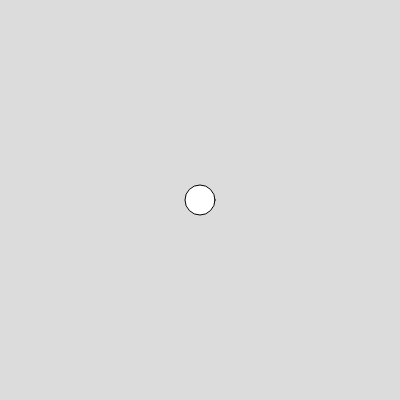
Frame 1 (no input)
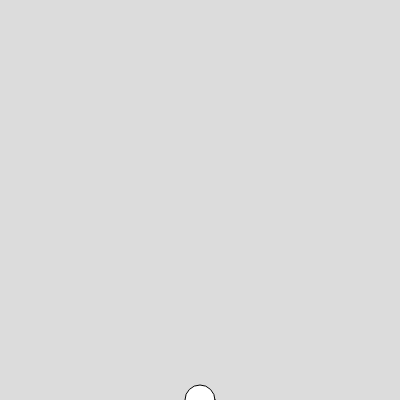
Frame 60 (no input)
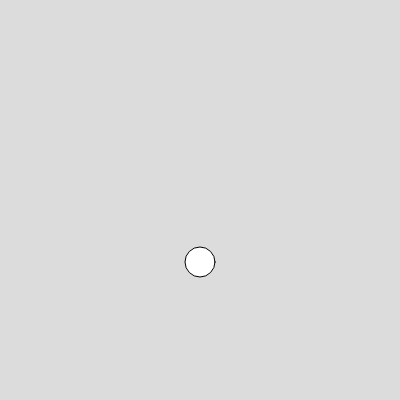
Frame 120 (the mouse pressed at the canvas centre since frame 60)

The p5.js sketch that drew these frames (run headless with seeded random() and noise() and a simulated clock; from frame 60 on, the mouse is pressed at the canvas centre):

// p5.js sketch
// ── sketch.js
// Simulando a segunda lei de Newton
//F = m*a
//Parte 1

let bola;

function setup() {
  createCanvas(400, 400);
  bola = new Bolinha(200,200);
}

function draw() {
  background(220);
  let gravidade = createVector(0,1);
  
  bola.exibir();
  bola.aplicarForca(gravidade);
  bola.update();
  bola.colidir();
  
}
// ── Bolinha.js
class Bolinha{
  constructor(x,y){
    this.pos = createVector(x,y);
    this.vel = createVector(0,0);
  }
  exibir(){
    circle(this.pos.x, this.pos.y,30);
  }
  aplicarForca(forca){
    this.acc=forca
  }

  update(){
    this.vel.add(this.acc);
    this.pos.add(this.vel);
  }

  colidir(){
    if(this.pos.y >= height){
      this.pos.y = height;
      this.vel.y *= -1;
    }
  }
}
